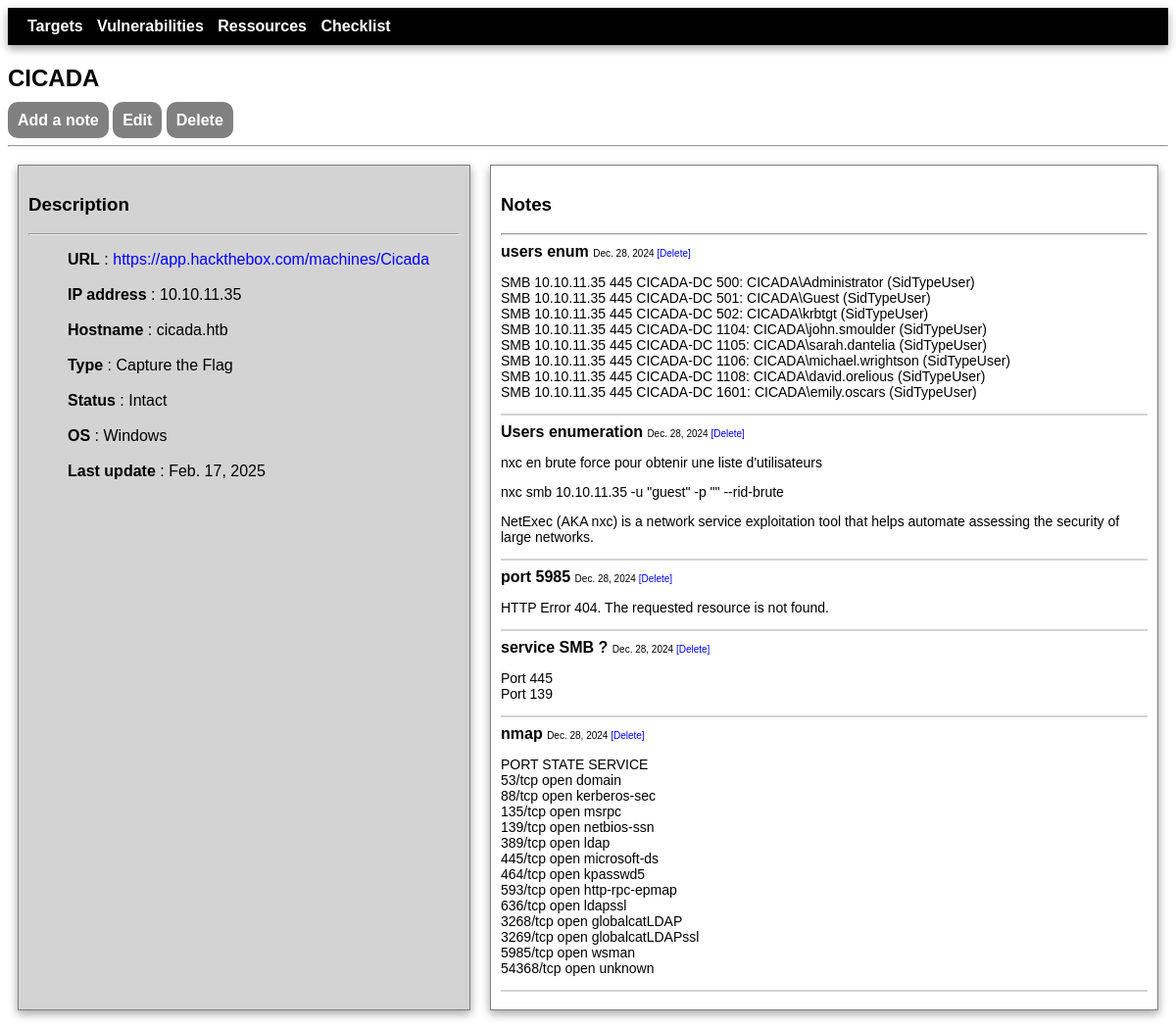
Page /target_detail/36/ on the committed database.
### tms/models.py (models this page shows, shortened)
class Target(models.Model):
    class status(models.TextChoices):
        INTACT = 'Intact'
        FOOTHOLD = 'Foothold'
        ROOTED = 'Rooted'
    class type(models.TextChoices):
        CAPTURE_THE_FLAG = 'Capture the Flag'
        IN_THE_WILD = 'In the Wild'
        BUG_BOUNTY = 'Bug Bounty'
    class operating_system(models.TextChoices):
        LINUX = 'Linux'
        WINDOWS = 'Windows'
        UNKNOWN = 'Unknown'
    name = models.fields.CharField(max_length=100, null=True)
    url = models.fields.URLField(null=True)
    description = models.fields.CharField(max_length=1000, null=True, blank=True)
    operating_system = models.fields.CharField(choices=operating_system.choices, max_length=7, default='Unknown')
    ip = models.fields.CharField(max_length=15, null=True)
    hostname = models.fields.CharField(max_length=100, null=True, blank=True)
    status = models.fields.CharField(choices=status.choices, max_length=8, default='Intact')
    type = models.fields.CharField(choices=type.choices, max_length=16, default = 'Wild')
    last_update = models.fields.DateField(null=True, default=date.today())

class Note(models.Model):
    title = models.fields.CharField(max_length=100, null=True)
    date = models.fields.DateField(null=False, default=date.today())
    content = models.fields.CharField(max_length=1000, null=True)
    linked_target = models.ForeignKey(Target, on_delete=models.CASCADE, null=True)

### tms/views.py (the view)
# urls.py: path('target_detail/<int:id>/', views.target_detail, name='target-detail'),
def target_detail(request, id):
    target = Target.objects.get(id=id)
    notes = Note.objects.filter(linked_target=target.id)
    notes = notes.order_by('-id').values()
    return render(request, 'tms/target_detail.html', {'target': target, 'notes':notes})

### tms/templates/tms/target_detail.html (shortened to what this page needs)
{% extends 'tms/base.html' %}
{% block content %}
<h2>{{ target.name|upper }}</h2>
<div class="submenu">
    <p>
        <a href="{% url 'add-note' target.id %}">Add a note</a>
        <a href="{% url 'target-update' target.id %}">Edit</a>
        <a href="{% url 'target-delete' target.id %}">Delete</a>
    </p>
</div>
<hr>
<div class="flex-container">
    <div style="flex-basis: 40%; background-color: lightgrey; margin: 10px; border: solid grey 1px; padding: 10px; box-shadow: 0 4px 8px 0 rgba(0,0,0,0.2), 0 3px 10px 0 rgba(0,0,0,0.19);">
        <h3>Description</h3>
        <hr>
        <ul>
            <li><strong>URL</strong> : <a href="{{ target.url }}" target="_blank">{{ target.url }}</a></li><br>
            <li><strong>IP address</strong> : {{ target.ip }}</li><br>
            <li><strong>Hostname</strong> : {{ target.hostname }}</li><br>
            <li><strong>Type</strong> : {{ target.type }}</li><br>
            <li><strong>Status</strong> : {{ target.status }}</li><br>
            <li><strong>OS</strong> : {{ target.operating_system }}</li><br>
            <li><strong>Last update</strong> : {{ target.last_update }}</li><br>
        </ul>
    </div>
    <div style="flex-basis: 60%; margin: 10px; border: solid grey 1px; padding: 10px; box-shadow: 0 4px 8px 0 rgba(0,0,0,0.2), 0 3px 10px 0 rgba(0,0,0,0.19);">
        <h3>Notes</h3>
        <hr>
        {% for note in notes %}
            <strong>{{ note.title }}</strong>
            <span class="notes_features" style="font-size: 10px;">
                {{ note.date }}
                <a href="{% url 'delete-note' note.id %}" >[Delete]</a><br>
            </span>
            <div class="note_content">
                <p>{{ note.content|linebreaks }}</p>
            </div>
            <span class="notes_sep"><hr></span>
        {% endfor %}
    </div>
</div>
{% endblock %}

### tms/static/tms/styles.css (style rules this page uses)
* { font-family: Helvetica; }
.submenu a, form .button { background:grey; color: white; padding: 10px; font-weight: bold; border-radius: 10px; }
a { text-decoration: none; color: blue; }
ul { list-style-type: none; }
.flex-container { display: flex; }
.notes_sep hr { border: 1px solid lightgrey; }
.note_content { font-size: 14px; }

### rows in the picture
Target: name "CICADA", url "https://app.hackthebox.com/machines/Cicada", ip "10.10.11.35", hostname "cicada.htb", type "Capture the Flag", status "Intact", operating_system "Windows", last_update "Feb. 17, 2025"
Note: title "users enum", date "Dec. 28, 2024", content "SMB 10.10.11.35 445 CICADA-DC 500: CICADA\\Administrator (SidTypeUser) SMB 10.10.11.35 445 CICADA-DC 501: CICADA\\Guest (SidTypeUser) SMB 10.10.11.35 445 CICADA-DC 502: CICADA\\krbtgt (SidTypeUser) SMB 10.10.11.35 445 CICADA-DC 1104: CICADA\\john.smoulder (SidTypeUser) SMB 10.10.11.35 445 CICADA-DC 1105: CICADA\\sarah.dantelia (SidTypeUser) SMB 10.10.11.35 445 CICADA-DC 1106: CICADA\\michael.wrightson (SidTypeUser) SMB 10.10.11.35 445 CICADA-DC 1108: CICADA\\david.orelious (SidTypeUser) SMB 10.10.11.35 445 CICADA-DC 1601: CICADA\\emily.oscars (SidTypeUser)"
Note: title "Users enumeration", date "Dec. 28, 2024", content "nxc en brute force pour obtenir une liste d'utilisateurs nxc smb 10.10.11.35 -u \"guest\" -p \"\" --rid-brute NetExec (AKA nxc) is a network service exploitation tool that helps automate assessing the security of large networks."
Note: title "port 5985", date "Dec. 28, 2024", content "HTTP Error 404. The requested resource is not found."
Note: title "service SMB ?", date "Dec. 28, 2024", content "Port 445 Port 139"
Note: title "nmap", date "Dec. 28, 2024", content "PORT STATE SERVICE 53/tcp open domain 88/tcp open kerberos-sec 135/tcp open msrpc 139/tcp open netbios-ssn 389/tcp open ldap 445/tcp open microsoft-ds 464/tcp open kpasswd5 593/tcp open http-rpc-epmap 636/tcp open ldapssl 3268/tcp open globalcatLDAP 3269/tcp open globalcatLDAPssl 5985/tcp open wsman 54368/tcp open unknown"
